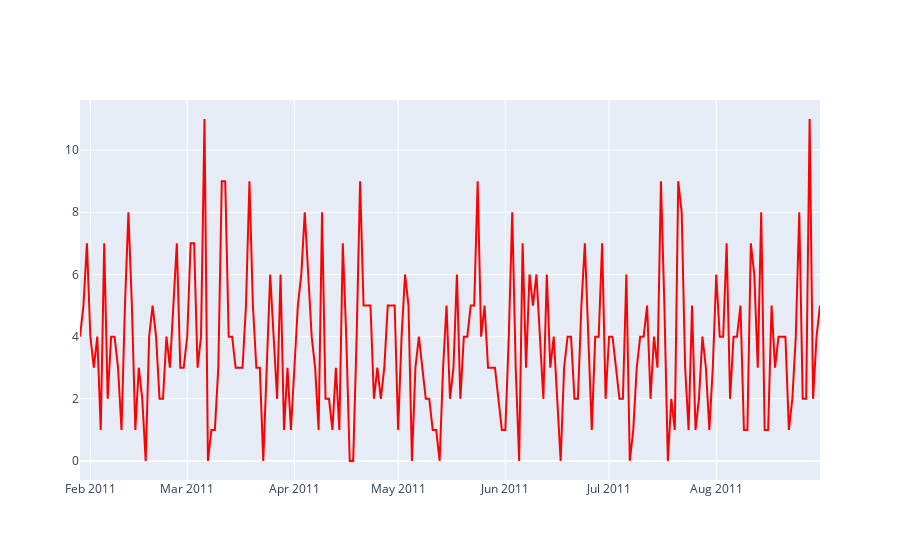
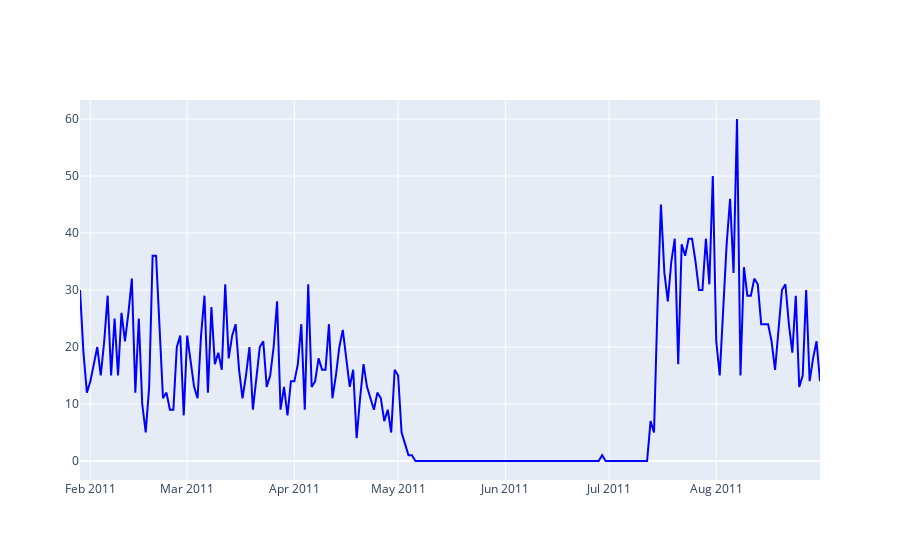

The code cell stored with these charts, in order, in its notebook:
### Code cell
import plotly.express as px
import plotly.graph_objects as go
fig_c = go.Figure()
state_color = {1:'red', 100:'blue'}
for item_id in [1, 100]: 
    fig_c = go.Figure()
    to_plot = data[(data['item_id']==item_id) & (data['date'] <'2011-09-01')]
    to_plot = to_plot.groupby(['date']).sum()
    to_plot = to_plot.reset_index()
    fig_c.add_trace(go.Scatter(x=to_plot['date'], y=to_plot['demand'], line_color=state_color[item_id]))
    fig_c.show()

### Figure 1 — Plotly figure (JSON) as saved in the notebook; plotly's stock layout.template omitted (floating-point values rounded to 4 significant figures; data arrays with more than 128 entries replaced by an {"elided": "..."} marker saying what was removed)
{"data": [{"line": {"color": "red"}, "type": "scatter", "x": {"elided": "215 str values"}, "y": {"elided": "215 int values"}}], "layout": {}}

### Figure 2 — Plotly figure (JSON) as saved in the notebook; plotly's stock layout.template omitted (floating-point values rounded to 4 significant figures; data arrays with more than 128 entries replaced by an {"elided": "..."} marker saying what was removed)
{"data": [{"line": {"color": "blue"}, "type": "scatter", "x": {"elided": "215 str values"}, "y": {"elided": "215 int values"}}], "layout": {}}
